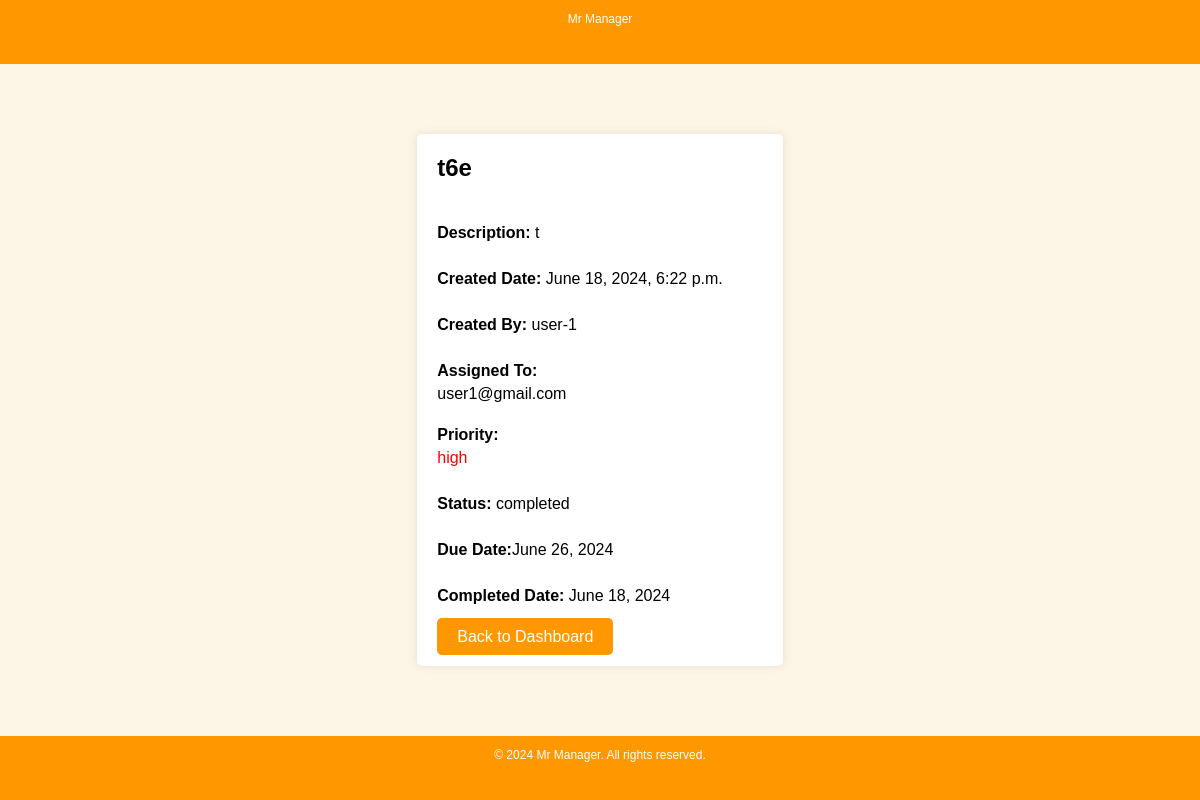
The page /view_task/35/ (signed in) on the database its author committed.
### mr_manager_app/models.py (models this page shows, shortened)
class Task(models.Model):
    task_name = models.CharField(max_length=200)
    task_description = models.TextField()
    created_date = models.DateTimeField(auto_now_add=True)
    created_by = models.ForeignKey(User, related_name='tasks_created', on_delete=models.CASCADE)
    assigned_to = models.EmailField()
    status = models.CharField(max_length=10, default='pending')  # completed or pending
    priority = models.CharField(max_length=10, default="high")
    due_date = models.DateField(default=timezone.now().date())
    completed_date = models.DateField(blank=True, null=True)

### mr_manager_app/views.py (the view)
# urls.py: path('view_task/<int:task_id>/', views.viewTask, name='view_task'),
@login_required(login_url='login')
def viewTask(request, task_id):
    task = Task.objects.get(id=task_id)
    return render(request, 'view_task.html', {'task': task})

### mr_manager_app/templates/view_task.html (shortened to what this page needs)
{% load static %}
<!DOCTYPE html>
<html lang="en">
<head>
    <link rel="stylesheet" href="{% static 'css/view-task-style.css' %}">
</head>
<body>
    <header><p>Mr Manager</p></header>
    <div class="content">
        <div class="task-details">
            <h2>{{ task.task_name }}</h2><br>
            <p><strong>Description:</strong> {{ task.task_description }}</p><br>
            <p><strong>Created Date:</strong> {{ task.created_date }}</p><br>
            <p><strong>Created By:</strong> {{ task.created_by.username }}</p><br>
            <p><strong>Assigned To:</strong>
                {% if task.assigned_to == request.user.email %}
                    <p style="color:green;">YOUR TASK</p>
                {% else %}<p>{{ task.assigned_to }}</p>{% endif %}</p><br>
            <strong>Priority:</strong>
                    {% if task.priority == "high" %}<p style="color:red;">{{ task.priority }}</p>
                    {% elif task.priority == "medium" %}<p style="color:orange;">{{ task.priority }}</td>
                    {% else %}<p style="color:green;">{{ task.priority }}</p>{% endif %}<br>
            <p><strong>Status:</strong> {{ task.status }}</p><br>
            <p><strong>Due Date:</strong>{{ task.due_date }}</p><br>
            <p><strong>Completed Date:</strong>
                     {% if task.completed_date == None %}   -
                    {% else %}  {{ task.completed_date }}  {% endif %}</p><br>
        <div>
           <a href="/dashboard" class="button">Back to Dashboard</a>
            </div>
        </div>
    </div>
    <footer><p>&copy; 2024 Mr Manager. All rights reserved.</p></footer>
</body>
</html>

### static/css/view-task-style.css (style rules this page uses)
body { font-family: Arial, sans-serif; background-color: #fdf5e6; margin: 0; display: flex; flex-direction: column; min-height: 100vh; justify-content: center; align-items: center; }
header, footer { background-color: #ff9800; color: white; text-align: center; height: 8%; font-size: 12px; width: 100%; position: fixed; }
header { top: 0; }
footer { bottom: 0; }
.content { flex: 1; display: flex; flex-direction: column; justify-content: center; align-items: center; text-align: center; padding: 20px; margin-top: 50px; margin-bottom: 50px; }
.task-details { background-color: #fff; padding: 20px; border-radius: 5px; box-shadow: 0 0 10px rgba(0, 0, 0, 0.1); width: 100%; max-width: 800px; text-align: left; }
.task-details h2 { margin-top: 0; }
.task-details p { margin: 5px 0; }
.button { padding: 10px 20px; border: none; border-radius: 5px; background-color: #ff9800; color: white; font-size: 16px; text-decoration: none; text-align: center; margin-top: 20px; }

### rows shown on the page
Task: task_name "t6e", task_description "t", created_date "June 18, 2024, 6:22 p.m.", created_by.username "user-1", assigned_to "user1@gmail.com", priority "high", status "completed", due_date "June 26, 2024", completed_date "June 18, 2024"
